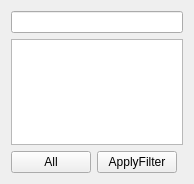
<?xml version="1.0" encoding="UTF-8"?>
<ui version="4.0">
 <class>FilterWidget</class>
 <widget class="QWidget" name="FilterWidget">
  <property name="geometry">
   <rect>
    <x>0</x>
    <y>0</y>
    <width>190</width>
    <height>184</height>
   </rect>
  </property>
  <property name="windowTitle">
   <string>Form</string>
  </property>
  <layout class="QGridLayout" name="gridLayout">
   <item row="0" column="0" colspan="3">
    <widget class="QLineEdit" name="lineEdit"/>
   </item>
   <item row="1" column="0" colspan="3">
    <widget class="QListView" name="listView"/>
   </item>
   <item row="2" column="0">
    <widget class="QPushButton" name="allButton">
     <property name="text">
      <string>All</string>
     </property>
    </widget>
   </item>
   <item row="2" column="1">
    <widget class="QPushButton" name="okButton">
     <property name="text">
      <string>ApplyFilter</string>
     </property>
    </widget>
   </item>
  </layout>
 </widget>
 <resources/>
 <connections/>
</ui>
